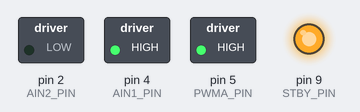
This sketch was run on a simulated Arduino Uno, built with avr-gcc and run on an emulated ATmega328P. Shown: switched loads named in the sketch (green lamp = pin HIGH), output pins drawn as LEDs (lit = HIGH).

Above: at 0.1 s.
Timing chart, 0 to 1.6 s (numbered marks = the images above):
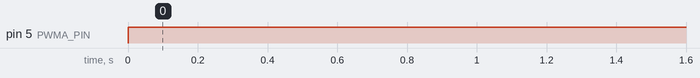

The sketch:

motor.ino
```cpp
// Define pins
#define STBY_PIN 9  // Standby pin
#define PWMA_PIN 5  // PWM pin for Motor A
#define AIN1_PIN 4  // Direction control pin 1 for Motor A
#define AIN2_PIN 2  // Direction control pin 2 for Motor A

// Motor speed variables
int motorSpeed = 255;  // Initial motor speed (0-255)

void setup() {
  // Initialize pins
  pinMode(STBY_PIN, OUTPUT);
  pinMode(PWMA_PIN, OUTPUT);
  pinMode(AIN1_PIN, OUTPUT);
  pinMode(AIN2_PIN, OUTPUT);

  // Set initial motor direction
  digitalWrite(AIN1_PIN, HIGH);
  digitalWrite(AIN2_PIN, LOW);

  // Enable motor driver
  digitalWrite(STBY_PIN, HIGH);
}

void loop() {
  // Set motor speed using PWM
  analogWrite(PWMA_PIN, motorSpeed);

  // Delay for a short duration (adjust as needed)
  delay(1000);

  // Change motor direction (toggle AIN1 and AIN2 pins)
  //digitalWrite(AIN1_PIN, !digitalRead(AIN1_PIN));
  //digitalWrite(AIN2_PIN, !digitalRead(AIN2_PIN));
}
```

Measured:
- by itself, pin 5 (PWMA_PIN): LOW → HIGH at 0.00 s
